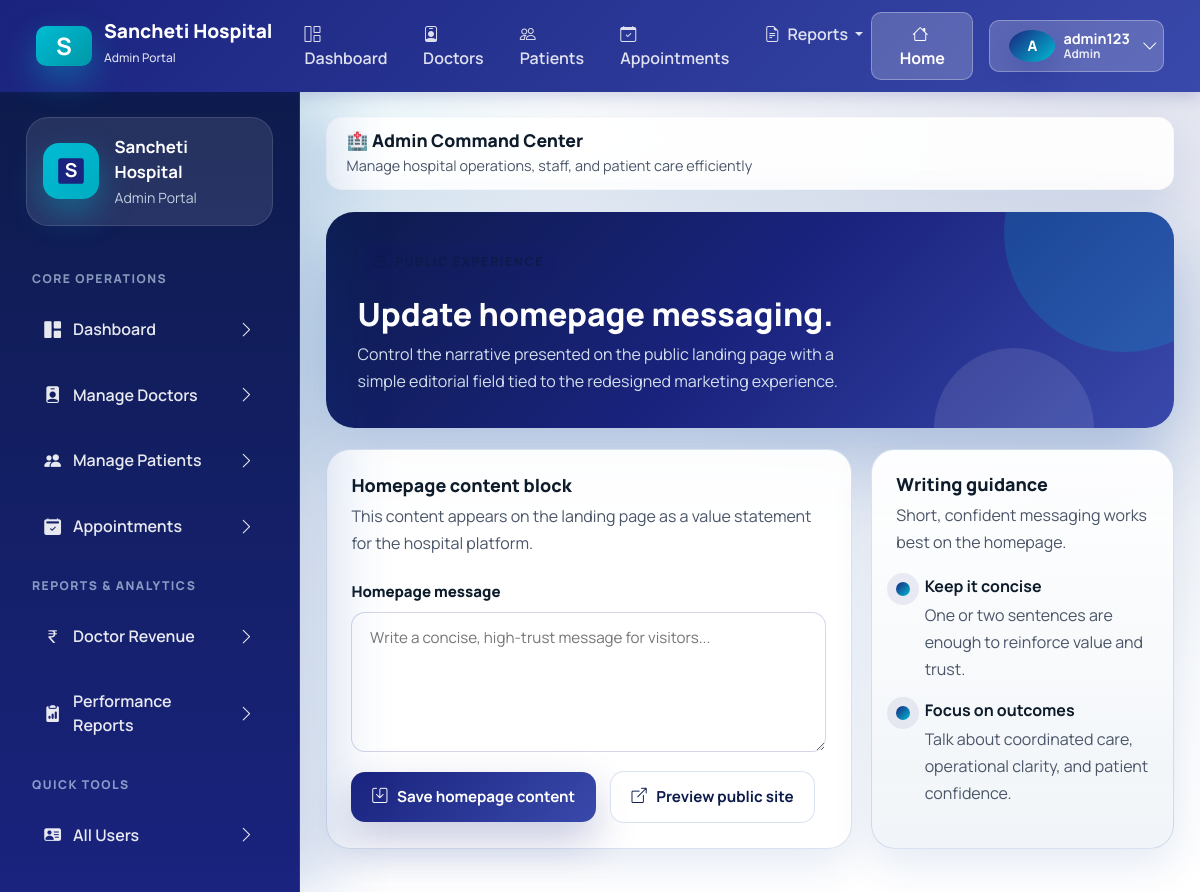
Screenshot of /adminpanel/webpage/ (signed in) with the database file from the repository.
### accounts/models.py (models this page shows, shortened)
class CustomUser(AbstractUser):
    ROLE_CHOICES = (
        ("admin", "Admin"),
        ("doctor", "Doctor"),
        ("patient", "Patient"),
    )
    username = models.CharField(max_length=150, unique=True, blank=True, null=True)
    email = models.EmailField(unique=True)
    role = models.CharField(max_length=10, choices=ROLE_CHOICES, default="patient")
    education = models.CharField(max_length=200, blank=True, null=True)
    experience = models.IntegerField(blank=True, null=True)
    bio = models.TextField(blank=True, null=True)
    fees = models.DecimalField(max_digits=8, decimal_places=2, blank=True, null=True)
    specialization = models.ForeignKey(
        "Specialization",
        on_delete=models.SET_NULL,
        null=True,
        blank=True
    )
    is_email_verified = models.BooleanField(default=False)
    email_verification_token = models.UUIDField(default=uuid.uuid4, editable=False, null=True, blank=True)
    USERNAME_FIELD = "email"
    REQUIRED_FIELDS = []
    objects = CustomUserManager()

### adminpanel/views.py (the view)
# urls.py: path("webpage/", views.webpage_update, name="webpage_update"),
@login_required
@user_passes_test(is_admin)
def webpage_update(request):
    if request.method == "POST":
        content = request.POST.get("content", "").strip()
        HOMEPAGE_CONTENT_PATH.write_text(content, encoding="utf-8")
        messages.success(request, "Webpage updated successfully!")
        return redirect("adminpanel:webpage_update")
    try:
        content = HOMEPAGE_CONTENT_PATH.read_text(encoding="utf-8")
    except FileNotFoundError:
        content = ""
    return render(request, "adminpanel/webpage_update.html", {"content": content})

### adminpanel/views.py (called while the page is built)
def is_admin(user):
    return user.role == "admin"

### adminpanel/templates/adminpanel/webpage_update.html (shortened to what this page needs)
{% extends "base.html" %}
{% block content %}
<section class="page-hero">
    <div>
        <span class="eyebrow">
            <i class="bi bi-window-stack"></i>
        </span>
        <h2>Update homepage messaging.</h2>
        <p>Control the narrative presented on the public landing page with a simple editorial field tied to the redesigned marketing experience.</p>
    </div>
</section>
<section class="content-grid">
    <article class="form-card">
        <div class="form-header">
            <div>
                <h3 class="form-title">Homepage content block</h3>
                <p class="form-copy">This content appears on the landing page as a value statement for the hospital platform.</p>
            </div>
        </div>
        <form method="post" class="mt-4">
            <div class="form-grid">
                <div class="field-block full-span">
                    <label for="content">Homepage message</label>
                    <textarea name="content" id="content" placeholder="Write a concise, high-trust message for visitors...">{{ content }}</textarea>
                </div>
            </div>
            <div class="form-actions">
                <button class="btn-brand" type="submit">
                    <i class="bi bi-save"></i>
                    Save homepage content
                </button>
                <a class="btn-secondary-soft" href="{% url 'accounts:home' %}">
                    <i class="bi bi-box-arrow-up-right"></i>
                    Preview public site
                </a>
            </div>
        </form>
    </article>
    <aside class="note-card">
        <h3 class="panel-title">Writing guidance</h3>
        <p class="panel-copy">Short, confident messaging works best on the homepage.</p>
        <div class="timeline-list">
            <div class="timeline-item">
                <div class="timeline-dot"></div>
                <div>
                    <strong>Keep it concise</strong>
                    <span>One or two sentences are enough to reinforce value and trust.</span>
                </div>
            </div>
            <div class="timeline-item">
                <div class="timeline-dot"></div>
                <div>
                    <strong>Focus on outcomes</strong>
                    <span>Talk about coordinated care, operational clarity, and patient confidence.</span>
                </div>
            </div>
        </div>
    </aside>
</section>
{% endblock %}

### templates/base.html (shortened to what this page needs)
{% load static %}
<!DOCTYPE html>
<html lang="en">
<head>
    <link href="https://cdn.jsdelivr.net/npm/bootstrap@5.3.3/dist/css/bootstrap.min.css" rel="stylesheet">
    <link rel="stylesheet" href="https://cdn.jsdelivr.net/npm/bootstrap-icons@1.11.3/font/bootstrap-icons.min.css">
    <link rel="stylesheet" href="{% static 'css/healthcare-ui.css' %}">
</head>
<body>
    {% if request.user.is_authenticated %}
    <nav class="navbar navbar-expand-lg classic-navbar">
        <div class="container-fluid">
            <a class="navbar-brand" href="{% url 'accounts:home' %}">
                <div class="brand-icon">S</div>
                <div>
                    <div style="line-height: 1;">Sancheti Hospital</div>
                    <small style="font-size: 0.75rem; opacity: 0.85; font-weight: 500;">{{ request.user.role|title }} Portal</small>
                </div>
            </a>
            <div class="collapse navbar-collapse" id="navbarNav">
                <ul class="navbar-nav me-auto mb-2 mb-lg-0 ms-4">
                    {% if request.user.role == "admin" %}
                    <li class="nav-item">
                        <a class="nav-link {% if request.resolver_match.url_name == 'dashboard' and request.resolver_match.namespace == 'adminpanel' %}active{% endif %}" href="{% url 'adminpanel:dashboard' %}">
                            <i class="bi bi-grid-1x2 me-1"></i> Dashboard
                        </a>
                    </li>
                    <li class="nav-item">
                        <a class="nav-link {% if request.resolver_match.url_name == 'doctors_list' %}active{% endif %}" href="{% url 'adminpanel:doctors_list' %}">
                            <i class="bi bi-person-badge me-1"></i> Doctors
                        </a>
                    </li>
                    <li class="nav-item">
                        <a class="nav-link {% if request.resolver_match.url_name == 'patients_list' %}active{% endif %}" href="{% url 'adminpanel:patients_list' %}">
                            <i class="bi bi-people me-1"></i> Patients
                        </a>
                    </li>
                    <li class="nav-item">
                        <a class="nav-link {% if request.resolver_match.url_name == 'appointments' %}active{% endif %}" href="{% url 'adminpanel:appointments' %}">
                            <i class="bi bi-calendar-check me-1"></i> Appointments
                        </a>
                    </li>
                    <li class="nav-item dropdown">
                        <a class="nav-link dropdown-toggle" href="#" role="button" data-bs-toggle="dropdown" aria-expanded="false">
                            <i class="bi bi-file-earmark-text me-1"></i> Reports
                        </a>
                    </li>
                    {% endif %}
                </ul>
                <div class="d-flex align-items-center gap-3">
                    <a class="btn btn-navbar" href="{% url 'accounts:home' %}">
                        <i class="bi bi-house me-1"></i> Home
                    </a>
                    <div class="dropdown">
                        <button class="btn btn-navbar d-flex align-items-center gap-2" type="button" id="userDropdown" data-bs-toggle="dropdown" aria-expanded="false">
                            <div class="avatar-badge" style="width: 32px; height: 32px; font-size: 0.9rem;">{{ request.user.username|first|upper }}</div>
                            <div class="d-none d-md-block text-start" style="line-height: 1.1;">
                                <div style="font-size: 0.9rem; font-weight:700;">{{ request.user.username }}</div>
                                <div style="font-size:0.75rem; opacity:0.85;">{{ request.user.role|title }}</div>
                            </div>
                            <i class="bi bi-chevron-down ms-1"></i>
                        </button>
                    </div>
                </div>
            </div>
        </div>
    </nav>
    <div class="app-shell app-shell-with-top-nav">
        <aside class="app-sidebar d-none d-xl-flex flex-column" data-sidebar>
            <div class="sidebar-brand">
                <div class="brand-icon">
                    <svg width="32" height="32" viewBox="0 0 100 100" fill="none" xmlns="http://www.w3.org/2000/svg">
                        <rect x="10" y="10" width="80" height="80" rx="8" fill="#1a237e"/>
                        <text x="50" y="70" font-size="60" font-weight="bold" fill="white" text-anchor="middle">S</text>
                    </svg>
                </div>
                <div class="brand-copy">
                    <strong>Sancheti Hospital</strong>
                    <span class="text-capitalize">{{ request.user.role }} Portal</span>
                </div>
            </div>
            {% if request.user.role == "admin" %}
            <div class="sidebar-section-label">Core Operations</div>
            <nav class="sidebar-nav">
                <a class="sidebar-link {% if request.resolver_match.namespace == 'adminpanel' and request.resolver_match.url_name == 'dashboard' %}active{% endif %}" href="{% url 'adminpanel:dashboard' %}">
                    <span><i class="bi bi-grid-1x2-fill"></i> Dashboard</span>
                    <i class="bi bi-chevron-right"></i>
                </a>
                <a class="sidebar-link {% if request.resolver_match.namespace == 'adminpanel' and request.resolver_match.url_name == 'doctors_list' %}active{% endif %}" href="{% url 'adminpanel:doctors_list' %}">
                    <span><i class="bi bi-person-badge-fill"></i> Manage Doctors</span>
                    <i class="bi bi-chevron-right"></i>
                </a>
                <a class="sidebar-link {% if request.resolver_match.namespace == 'adminpanel' and request.resolver_match.url_name == 'patients_list' %}active{% endif %}" href="{% url 'adminpanel:patients_list' %}">
                    <span><i class="bi bi-people-fill"></i> Manage Patients</span>
                    <i class="bi bi-chevron-right"></i>
                </a>
                <a class="sidebar-link {% if request.resolver_match.namespace == 'adminpanel' and request.resolver_match.url_name == 'appointments' %}active{% endif %}" href="{% url 'adminpanel:appointments' %}">
                    <span><i class="bi bi-calendar2-check-fill"></i> Appointments</span>
                    <i class="bi bi-chevron-right"></i>
                </a>
            </nav>
            <div class="sidebar-section-label">Reports & Analytics</div>
            <nav class="sidebar-nav">
                <a class="sidebar-link {% if request.resolver_match.namespace == 'adminpanel' and request.resolver_match.url_name == 'doctor_revenue_report' %}active{% endif %}" href="{% url 'adminpanel:doctor_revenue_report' %}">
                    <span><i class="bi bi-currency-rupee"></i> Doctor Revenue</span>
                    <i class="bi bi-chevron-right"></i>
                </a>
                <a class="sidebar-link {% if request.resolver_match.namespace == 'adminpanel' and request.resolver_match.url_name == 'doctor_report' %}active{% endif %}" href="{% url 'adminpanel:doctor_report' %}">
                    <span><i class="bi bi-clipboard2-data-fill"></i> Performance Reports</span>
                    <i class="bi bi-chevron-right"></i>
                </a>
            </nav>
            <div class="sidebar-section-label">Quick Tools</div>
            <nav class="sidebar-nav">
                <a class="sidebar-link {% if request.resolver_match.namespace == 'adminpanel' and request.resolver_match.url_name == 'registered_users' %}active{% endif %}" href="{% url 'adminpanel:registered_users' %}">
                    <span><i class="bi bi-person-vcard-fill"></i> All Users</span>
                    <i class="bi bi-chevron-right"></i>
                </a>
                <a class="sidebar-link {% if request.resolver_match.namespace == 'adminpanel' and request.resolver_match.url_name == 'search_doctor' %}active{% endif %}" href="{% url 'adminpanel:search_doctor' %}">
                    <span><i class="bi bi-search"></i> Search Doctors</span>
                    <i class="bi bi-chevron-right"></i>
                </a>
            </nav>
            {% endif %}
        </aside>
        <main class="content-area">
            <div class="topbar d-none d-xl-block" style="border-radius: 16px; padding: 0.75rem 1.25rem; background: rgba(255,255,255,0.9); border:1px solid rgba(203, 208, 210, 0.1);">
                <div class="topbar-copy">
                    <h1 style="font-size: 1.1rem;">
                        {% if request.user.role == "admin" %}🏥 Admin Command Center{% endif %}
                    </h1>
                    <p style="font-size: 0.9rem;">
                        {% if request.user.role == "admin" %}Manage hospital operations, staff, and patient care efficiently{% endif %}
                    </p>
                </div>
            </div>
            <div class="page-stack">
                {% block content %}{% endblock %}
            </div>
        </main>
    </div>
    {% endif %}
</body>
</html>

### templates/base.html (style rules this page uses)
.classic-navbar { background: linear-gradient(135deg, #1a237e 0%, #3949ab 100%); box-shadow: 0 4px 16px rgba(26, 35, 126, 0.2); padding: 0.75rem 1.5rem; position: sticky; top: 0; z-index: 1050; }
.classic-navbar .navbar-brand { display: flex; align-items: center; gap: 12px; color: white !important; font-weight: 800; font-size: 1.2rem; }
.classic-navbar .brand-icon { width: 40px; height: 40px; border-radius: 10px; background: linear-gradient(135deg, #00bcd4 0%, #0097a7 100%); display: grid; place-items: center; font-weight: bold; font-size: 1.5rem; color: white; }
.classic-navbar .nav-link { color: rgba(255,255,255,0.85) !important; font-weight: 600; padding: 0.5rem 1rem; transition: all 0.2s ease; }
.classic-navbar .btn-navbar { background: rgba(255,255,255,0.2); border: 1px solid rgba(255,255,255,0.3); color: white; font-weight: 700; border-radius: 10px; padding: 0.55rem 1.2rem; transition: all 0.2s ease; }
.app-shell-with-top-nav { padding-top: 0; }

### rows the page displays
CustomUser: user.role "Admin", user.username|first "A", user.username "admin123"
